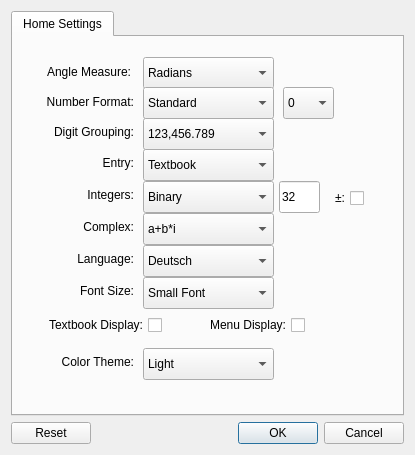
<?xml version="1.0" encoding="UTF-8"?>
<ui version="4.0">
 <class>hp_SettingsDlg</class>
 <widget class="QDialog" name="hp_SettingsDlg">
  <property name="enabled">
   <bool>true</bool>
  </property>
  <property name="geometry">
   <rect>
    <x>0</x>
    <y>0</y>
    <width>415</width>
    <height>455</height>
   </rect>
  </property>
  <property name="focusPolicy">
   <enum>Qt::StrongFocus</enum>
  </property>
  <property name="windowTitle">
   <string>Settings</string>
  </property>
  <layout class="QVBoxLayout" name="verticalLayout">
   <item>
    <widget class="QTabWidget" name="tabWidget">
     <property name="currentIndex">
      <number>0</number>
     </property>
     <widget class="QWidget" name="hpSettings">
      <attribute name="title">
       <string>Home Settings</string>
      </attribute>
      <widget class="QLabel" name="label">
       <property name="geometry">
        <rect>
         <x>17</x>
         <y>20</y>
         <width>101</width>
         <height>30</height>
        </rect>
       </property>
       <property name="layoutDirection">
        <enum>Qt::RightToLeft</enum>
       </property>
       <property name="text">
        <string>Angle Measure:</string>
       </property>
       <property name="alignment">
        <set>Qt::AlignRight|Qt::AlignTrailing|Qt::AlignVCenter</set>
       </property>
      </widget>
      <widget class="QComboBox" name="cb_angle">
       <property name="geometry">
        <rect>
         <x>130</x>
         <y>20</y>
         <width>131</width>
         <height>32</height>
        </rect>
       </property>
       <property name="currentText">
        <string>Radians</string>
       </property>
       <property name="currentIndex">
        <number>0</number>
       </property>
       <item>
        <property name="text">
         <string>Radians</string>
        </property>
       </item>
       <item>
        <property name="text">
         <string>Degrees</string>
        </property>
       </item>
       <item>
        <property name="text">
         <string>Gradians</string>
        </property>
       </item>
      </widget>
      <widget class="QCheckBox" name="ch_signed">
       <property name="geometry">
        <rect>
         <x>310</x>
         <y>150</y>
         <width>41</width>
         <height>22</height>
        </rect>
       </property>
       <property name="layoutDirection">
        <enum>Qt::RightToLeft</enum>
       </property>
       <property name="text">
        <string>±:</string>
       </property>
      </widget>
      <widget class="QComboBox" name="cb_format">
       <property name="geometry">
        <rect>
         <x>130</x>
         <y>50</y>
         <width>131</width>
         <height>32</height>
        </rect>
       </property>
       <property name="currentText">
        <string>Standard</string>
       </property>
       <item>
        <property name="text">
         <string>Standard</string>
        </property>
       </item>
       <item>
        <property name="text">
         <string>Fixed</string>
        </property>
       </item>
       <item>
        <property name="text">
         <string>Scientific</string>
        </property>
       </item>
       <item>
        <property name="text">
         <string>Engineering</string>
        </property>
       </item>
       <item>
        <property name="text">
         <string>Floating</string>
        </property>
       </item>
       <item>
        <property name="text">
         <string>Rounded</string>
        </property>
       </item>
      </widget>
      <widget class="QComboBox" name="cb_grouping">
       <property name="geometry">
        <rect>
         <x>130</x>
         <y>81</y>
         <width>131</width>
         <height>32</height>
        </rect>
       </property>
       <property name="currentText">
        <string>123,456.789</string>
       </property>
       <item>
        <property name="text">
         <string>123,456.789</string>
        </property>
       </item>
       <item>
        <property name="text">
         <string>123'456.789</string>
        </property>
       </item>
       <item>
        <property name="text">
         <string>123 456.789</string>
        </property>
       </item>
       <item>
        <property name="text">
         <string>123456.789</string>
        </property>
       </item>
       <item>
        <property name="text">
         <string>123.456,789</string>
        </property>
       </item>
       <item>
        <property name="text">
         <string>123'456,789</string>
        </property>
       </item>
       <item>
        <property name="text">
         <string>123 456,789</string>
        </property>
       </item>
       <item>
        <property name="text">
         <string>123&quot;456.789</string>
        </property>
       </item>
       <item>
        <property name="text">
         <string>123456,789</string>
        </property>
       </item>
       <item>
        <property name="text">
         <string>1234,5678.901</string>
        </property>
       </item>
       <item>
        <property name="text">
         <string>1,23,456.789</string>
        </property>
       </item>
      </widget>
      <widget class="QLabel" name="label_2">
       <property name="geometry">
        <rect>
         <x>20</x>
         <y>50</y>
         <width>101</width>
         <height>30</height>
        </rect>
       </property>
       <property name="layoutDirection">
        <enum>Qt::RightToLeft</enum>
       </property>
       <property name="text">
        <string>Number Format:</string>
       </property>
       <property name="alignment">
        <set>Qt::AlignRight|Qt::AlignTrailing|Qt::AlignVCenter</set>
       </property>
      </widget>
      <widget class="QLabel" name="label_3">
       <property name="geometry">
        <rect>
         <x>20</x>
         <y>80</y>
         <width>101</width>
         <height>30</height>
        </rect>
       </property>
       <property name="layoutDirection">
        <enum>Qt::RightToLeft</enum>
       </property>
       <property name="text">
        <string>Digit Grouping:</string>
       </property>
       <property name="alignment">
        <set>Qt::AlignRight|Qt::AlignTrailing|Qt::AlignVCenter</set>
       </property>
      </widget>
      <widget class="QComboBox" name="cb_entry">
       <property name="geometry">
        <rect>
         <x>130</x>
         <y>112</y>
         <width>131</width>
         <height>32</height>
        </rect>
       </property>
       <property name="currentText">
        <string>Textbook</string>
       </property>
       <item>
        <property name="text">
         <string>Textbook</string>
        </property>
       </item>
       <item>
        <property name="text">
         <string>Algebraic</string>
        </property>
       </item>
       <item>
        <property name="text">
         <string>RPN</string>
        </property>
       </item>
      </widget>
      <widget class="QLabel" name="label_4">
       <property name="geometry">
        <rect>
         <x>20</x>
         <y>111</y>
         <width>101</width>
         <height>30</height>
        </rect>
       </property>
       <property name="layoutDirection">
        <enum>Qt::RightToLeft</enum>
       </property>
       <property name="text">
        <string>Entry:</string>
       </property>
       <property name="alignment">
        <set>Qt::AlignRight|Qt::AlignTrailing|Qt::AlignVCenter</set>
       </property>
      </widget>
      <widget class="QComboBox" name="cb_integers">
       <property name="geometry">
        <rect>
         <x>130</x>
         <y>144</y>
         <width>131</width>
         <height>32</height>
        </rect>
       </property>
       <property name="currentText">
        <string>Binary</string>
       </property>
       <item>
        <property name="text">
         <string>Binary</string>
        </property>
       </item>
       <item>
        <property name="text">
         <string>Octal</string>
        </property>
       </item>
       <item>
        <property name="text">
         <string>Decimal</string>
        </property>
       </item>
       <item>
        <property name="text">
         <string>Hex</string>
        </property>
       </item>
      </widget>
      <widget class="QLabel" name="label_5">
       <property name="geometry">
        <rect>
         <x>20</x>
         <y>143</y>
         <width>101</width>
         <height>30</height>
        </rect>
       </property>
       <property name="layoutDirection">
        <enum>Qt::RightToLeft</enum>
       </property>
       <property name="text">
        <string>Integers:</string>
       </property>
       <property name="alignment">
        <set>Qt::AlignRight|Qt::AlignTrailing|Qt::AlignVCenter</set>
       </property>
      </widget>
      <widget class="QLabel" name="label_6">
       <property name="geometry">
        <rect>
         <x>20</x>
         <y>175</y>
         <width>101</width>
         <height>30</height>
        </rect>
       </property>
       <property name="layoutDirection">
        <enum>Qt::RightToLeft</enum>
       </property>
       <property name="text">
        <string>Complex:</string>
       </property>
       <property name="alignment">
        <set>Qt::AlignRight|Qt::AlignTrailing|Qt::AlignVCenter</set>
       </property>
      </widget>
      <widget class="QComboBox" name="cb_complex">
       <property name="geometry">
        <rect>
         <x>130</x>
         <y>176</y>
         <width>131</width>
         <height>32</height>
        </rect>
       </property>
       <property name="currentText">
        <string>a+b*i</string>
       </property>
       <item>
        <property name="text">
         <string>a+b*i</string>
        </property>
       </item>
       <item>
        <property name="text">
         <string>(a,b)</string>
        </property>
       </item>
      </widget>
      <widget class="QComboBox" name="cb_language">
       <property name="geometry">
        <rect>
         <x>130</x>
         <y>208</y>
         <width>131</width>
         <height>32</height>
        </rect>
       </property>
       <property name="currentText">
        <string>Deutsch</string>
       </property>
       <item>
        <property name="text">
         <string>Deutsch</string>
        </property>
       </item>
       <item>
        <property name="text">
         <string>English</string>
        </property>
       </item>
       <item>
        <property name="text">
         <string>Espanol</string>
        </property>
       </item>
       <item>
        <property name="text">
         <string>Francais</string>
        </property>
       </item>
       <item>
        <property name="text">
         <string>Nederlands</string>
        </property>
       </item>
       <item>
        <property name="text">
         <string>Portugues</string>
        </property>
       </item>
       <item>
        <property name="text">
         <string>New Item</string>
        </property>
       </item>
       <item>
        <property name="text">
         <string>New Item</string>
        </property>
       </item>
      </widget>
      <widget class="QLabel" name="label_7">
       <property name="geometry">
        <rect>
         <x>20</x>
         <y>207</y>
         <width>101</width>
         <height>30</height>
        </rect>
       </property>
       <property name="layoutDirection">
        <enum>Qt::RightToLeft</enum>
       </property>
       <property name="text">
        <string>Language:</string>
       </property>
       <property name="alignment">
        <set>Qt::AlignRight|Qt::AlignTrailing|Qt::AlignVCenter</set>
       </property>
      </widget>
      <widget class="QLabel" name="label_8">
       <property name="geometry">
        <rect>
         <x>20</x>
         <y>239</y>
         <width>101</width>
         <height>30</height>
        </rect>
       </property>
       <property name="layoutDirection">
        <enum>Qt::RightToLeft</enum>
       </property>
       <property name="text">
        <string>Font Size:</string>
       </property>
       <property name="alignment">
        <set>Qt::AlignRight|Qt::AlignTrailing|Qt::AlignVCenter</set>
       </property>
      </widget>
      <widget class="QComboBox" name="cb_font">
       <property name="geometry">
        <rect>
         <x>130</x>
         <y>240</y>
         <width>131</width>
         <height>32</height>
        </rect>
       </property>
       <property name="currentText">
        <string>Small Font</string>
       </property>
       <item>
        <property name="text">
         <string>Small Font</string>
        </property>
       </item>
       <item>
        <property name="text">
         <string>Medium Font</string>
        </property>
       </item>
       <item>
        <property name="text">
         <string>Large Font</string>
        </property>
       </item>
      </widget>
      <widget class="QCheckBox" name="ch_textbook">
       <property name="geometry">
        <rect>
         <x>8</x>
         <y>277</y>
         <width>141</width>
         <height>22</height>
        </rect>
       </property>
       <property name="layoutDirection">
        <enum>Qt::RightToLeft</enum>
       </property>
       <property name="text">
        <string>Textbook Display:</string>
       </property>
      </widget>
      <widget class="QCheckBox" name="ch_menu">
       <property name="geometry">
        <rect>
         <x>151</x>
         <y>277</y>
         <width>141</width>
         <height>22</height>
        </rect>
       </property>
       <property name="layoutDirection">
        <enum>Qt::RightToLeft</enum>
       </property>
       <property name="text">
        <string>Menu Display:</string>
       </property>
      </widget>
      <widget class="QComboBox" name="cb_theme">
       <property name="geometry">
        <rect>
         <x>130</x>
         <y>311</y>
         <width>131</width>
         <height>32</height>
        </rect>
       </property>
       <property name="currentText">
        <string>Light</string>
       </property>
       <item>
        <property name="text">
         <string>Light</string>
        </property>
       </item>
       <item>
        <property name="text">
         <string>Dark</string>
        </property>
       </item>
      </widget>
      <widget class="QLabel" name="label_17">
       <property name="geometry">
        <rect>
         <x>20</x>
         <y>310</y>
         <width>101</width>
         <height>30</height>
        </rect>
       </property>
       <property name="layoutDirection">
        <enum>Qt::RightToLeft</enum>
       </property>
       <property name="text">
        <string>Color Theme:</string>
       </property>
       <property name="alignment">
        <set>Qt::AlignRight|Qt::AlignTrailing|Qt::AlignVCenter</set>
       </property>
      </widget>
      <widget class="QComboBox" name="cb_precision">
       <property name="geometry">
        <rect>
         <x>270</x>
         <y>50</y>
         <width>51</width>
         <height>32</height>
        </rect>
       </property>
       <property name="currentText">
        <string>0</string>
       </property>
       <item>
        <property name="text">
         <string>0</string>
        </property>
       </item>
       <item>
        <property name="text">
         <string>1</string>
        </property>
       </item>
       <item>
        <property name="text">
         <string>2</string>
        </property>
       </item>
       <item>
        <property name="text">
         <string>3</string>
        </property>
       </item>
       <item>
        <property name="text">
         <string>4</string>
        </property>
       </item>
       <item>
        <property name="text">
         <string>5</string>
        </property>
       </item>
       <item>
        <property name="text">
         <string>6</string>
        </property>
       </item>
       <item>
        <property name="text">
         <string>7</string>
        </property>
       </item>
       <item>
        <property name="text">
         <string>8</string>
        </property>
       </item>
       <item>
        <property name="text">
         <string>9</string>
        </property>
       </item>
       <item>
        <property name="text">
         <string>10</string>
        </property>
       </item>
       <item>
        <property name="text">
         <string>11</string>
        </property>
       </item>
      </widget>
      <widget class="QLineEdit" name="le_integer">
       <property name="geometry">
        <rect>
         <x>266</x>
         <y>144</y>
         <width>41</width>
         <height>32</height>
        </rect>
       </property>
       <property name="inputMethodHints">
        <set>Qt::ImhDigitsOnly</set>
       </property>
       <property name="text">
        <string>32</string>
       </property>
      </widget>
     </widget>
    </widget>
   </item>
   <item>
    <widget class="QDialogButtonBox" name="buttonBox">
     <property name="orientation">
      <enum>Qt::Horizontal</enum>
     </property>
     <property name="standardButtons">
      <set>QDialogButtonBox::Cancel|QDialogButtonBox::Ok|QDialogButtonBox::Reset</set>
     </property>
    </widget>
   </item>
  </layout>
 </widget>
 <resources/>
 <connections>
  <connection>
   <sender>buttonBox</sender>
   <signal>accepted()</signal>
   <receiver>hp_SettingsDlg</receiver>
   <slot>accept()</slot>
   <hints>
    <hint type="sourcelabel">
     <x>248</x>
     <y>254</y>
    </hint>
    <hint type="destinationlabel">
     <x>157</x>
     <y>274</y>
    </hint>
   </hints>
  </connection>
  <connection>
   <sender>buttonBox</sender>
   <signal>rejected()</signal>
   <receiver>hp_SettingsDlg</receiver>
   <slot>reject()</slot>
   <hints>
    <hint type="sourcelabel">
     <x>316</x>
     <y>260</y>
    </hint>
    <hint type="destinationlabel">
     <x>286</x>
     <y>274</y>
    </hint>
   </hints>
  </connection>
 </connections>
</ui>
